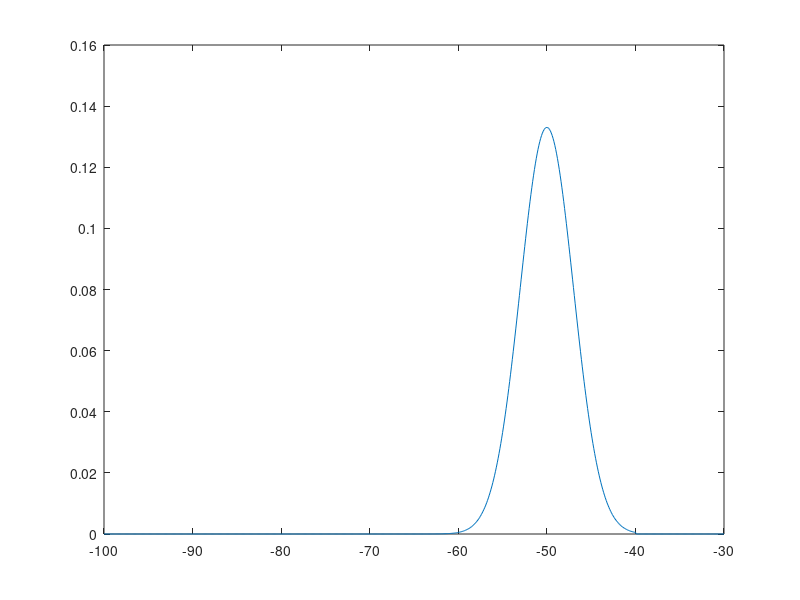

Write the MATLAB code that produced this figure. (Note: this script raises an error after producing the figure.)

cd D:\mliete\MATLAB\FokkerPlanck

P.C  = 10/1000; %42; % mF

P.Vl  = -70; % mV
P.gl  = 1; % mS
P.Vr  = -90; 
P.Rt  = 3/1000; %3; % s
P.d   = 2/1000;
P.Vt  = -40;

P.G   = [1, 1];
P.Vg  = [60,-90];
P.T   = [4,16]/1000;
P.D   = 3000; % = 1/2 * sigma^2 ~ (mV/ms)^2
P.DL  = 2*[1, 1];
P.DGL = 1*[1, 3];


P.Vmin = -100;
P.Vres = .1;
P.Vmax = P.Vt+10;

VV = P.Vmin:P.Vres:P.Vmax;
LVV= length(VV);

Fsteady = zeros(LVV,1);
FvarV   = zeros(LVV,length(P.G));
[C T]   = min(abs(VV-P.Vt)); 
[C R]   = min(abs(VV-P.Vr));

for k = 1:T
    Fsteady(k) = 1/P.C*(-P.gl*(VV(k)-P.Vl)) ;
    for m = 1:length(P.G)
        FvarV(k,m) = 1/P.C*(VV(k)-P.Vg(m));
    end
end

Fsteady(T+1:end) = (P.Vmax-P.Vt)/P.Rt;

P.VV    = VV;
P.LVV   = LVV;
P.Tr    = T;
P.delay = T + floor((LVV-T)/P.Rt*P.d);
P.R     = R;
P.FvarV   = FvarV;
P.Fsteady = Fsteady;
clear VV LVV T R FvarV Fsteady k m C

% Initialization for Integration
StateSpace = pdf('norm',P.VV,-50,3);%pdf('norm',P.VV,-54,8.3)
%  StateSpace = ones(P.LVV,1);
StateSpace(P.Tr+1:end) = 0;
StateSpace = (StateSpace/sum(StateSpace(:))/P.Vres); % probability density per milivolt
plot(P.VV,StateSpace)

G = zeros(size(P.G));

N=150;
SSoverT = zeros(P.LVV,N);
SSoverT(:,1) = StateSpace;
GV = 0*ones(length(P.G),N);%0*P.p/(1+P.p)*ones(length(P.G),N);
U  = randn(N,1); 

P.D   = 3000;
P.DL  = 10*[1, 1]; %P.DL  = .5*[1 , 1];
P.DGL = .01*[1/2, 1/2]; %P.DGL = .5*[1, 1];

dt = .001;

k=2;
StateSpace = [squeeze(SSoverT(:,k-1)); squeeze(GV(:,k-1))];
Go = [.4+.0*U(k) 0*GV(2,k-1)];

[Qdpdt] = fx_LIFpopME(Go,P);
%%


for k = 2:N
    
    StateSpace = [squeeze(SSoverT(:,k-1)); squeeze(GV(:,k-1))];
    Go = [.4+.0*U(k) 0*GV(2,k-1)];
    
    [Qdpdt] = fx_LIFpopME(Go,P);
    
    SSS          = spm_expm(dt*Qdpdt,StateSpace);
    SSoverT(:,k) = SSS(1:P.LVV);
    GV(:,k)      = SSS(P.LVV+1:end);
%     
    subplot(2,1,1)
    plot(P.VV,(SSoverT(:,k)),'k'); %alpha(.4);
    axis([P.Vmin P.Vmax -.0001 .2])
    xlabel('Voltage (mV)')
    ylabel('Probability Density (Neurons)')
    drawnow
    subplot(2,1,2)
    plot(GV')
    xlabel('Time (ms)')
    ylabel('Population Output (Spikes/Neuron/s)')
%     plot(P.VV,log(SSoverT(:,k)+exp(-16))); drawnow;
    disp([k sum(SSoverT(:,k))])
    
%     input('')
end

subplot(2,1,1)
plot(P.VV,(SSoverT(:,k))); %alpha(.4);
axis([P.Vmin P.Vmax -.0001 .2])
xlabel('Voltage (mV)')
ylabel('Probability Density (Neurons)')
drawnow
subplot(2,1,2)
plot(GV')
xlabel('Time (ms)')
ylabel('Population Output (Spikes/Neuron/s)')

%% Continue integration

SSoverT(:,1)=SSoverT(:,end);
SSoverT(:,2:end)=0;
GV(:,1) = GV(:,end);

%% Eigen values
% 
% P.D   = 1000;
% P.DL  = 0*[1, 2]; %P.DL  = .5*[1 , 1];
% P.DGL = 0*[1/2, 1/2]; %P.DGL = .5*[1, 1];
% Go = [.3 0];

[Qdpdt] = fx_LIFpopME(Go,P);

Qdpdt2 = Qdpdt(1:P.LVV,1:P.LVV);

[V S] = eig(full(Qdpdt2));
dS = diag(S);
[B,IX] = sort(real(diag(S)));
subplot(3,1,1)
plot(B)
subplot(3,1,2)
plot(real(dS),imag(dS),'.')
subplot(3,1,3)
plot(real([V(:,IX(end))]))
subplot(1,1,1)
plot([LIF_StSol(Go,P,0)' V(:,IX(end))/sum( V(:,IX(end)))*P.Vres])
%%
k=0
subplot(1,1,1)
plot(([real(V(:,IX(end:-1:end - k))) imag(V(:,IX(end:-1:end - k)))]))
% subplot(2,1,1)
% plot(([real(V(P.R:P.Tr,IX(end - k))) imag(V(P.R:P.Tr,IX(end - k)))]))
% subplot(2,1,2)
% A = fft(imag(V(P.R:P.Tr,IX(end - k))));
% plot(([abs(A(1:40)) real(A(1:40)) imag(A(1:40))]))
%%
StateSpace = pdf('norm',P.VV,-50,2);
StateSpace(P.Tr+1:end) = 0;
SS2 = StateSpace'/sum(StateSpace);
% %% 
% Saprox    = zeros(P.LVV,P.LVV);
% SaproxPhi = zeros(P.LVV,P.LVV);
% PhiMatrix = zeros(P.LVV,P.LVV);
% for k = 1:P.LVV/4
%    Saprox(:,k)    = V(:,IX(end:-1:end+1-k))*(V(:,IX(end:-1:end+1-k))\SS2);
%    aux            = cos(k*pi*(-P.LVV/2:P.LVV/2-1)/P.LVV)'+1i*sin(k*pi*(-P.LVV/2:P.LVV/2-1)/P.LVV)';
%    PhiMatrix(:,k) = V(:,IX(end)).*aux/norm(aux);
%    SaproxPhi(:,k) = PhiMatrix(:,end:-1:end+1-k)*(PhiMatrix(:,end:-1:end+1-k)\SS2);
%    disp([k P.LVV])
% end
% %%
% figure
% subplot(2,1,1)
% plot(real(Saprox(:,1:end)))
% subplot(2,1,2)
% plot(real(SaproxPhi(:,1:end)))



%%
Nb = 20;

Nb = 10;
x = pi*((1:P.LVV)'-P.R)/(P.LVV-P.R);
Bsin = zeros(P.LVV,Nb);
Bsin2 = zeros(P.LVV,Nb);
for k = 1:Nb
    Bsin(:,k) = (cos(k*x) + 1i*sin(k*x));
    Bsin(:,k)  = Bsin(:,k)/norm(Bsin(:,k));
    Bsin2(:,k) = (x.^(k));
    Bsin2(:,k) = Bsin2(:,k)/norm(Bsin2(:,k)); 
end
Bsin = [ones(P.LVV,1) Bsin];
Bsin2 = [ones(P.LVV,1) Bsin2];
Nb = Nb+1;

% plot(real(Bsin))
%%

QB = Bsin\Qdpdt2*Bsin;
[Vb Sb] = eig(full(QB));
dSb = diag(Sb);
[Bb,IXb] = sort(real(diag(Sb)));
subplot(3,1,1)
plot(Bb)
subplot(3,1,2)
plot(real(dSb),imag(dSb),'.')
subplot(3,1,3)
plot(real([Vb(:,IXb(end))]))

%%
N = 1000;
RandBF = zeros(P.LVV,N);
flag = .73 ;

for k = 1:N
    Go = [2*rand; 2*rand];
    RandBF(:,k) = LIF_StSol(Go,P,flag);
    disp(k)
end

plot(RandBF)
RandBF(isnan(RandBF)) = 0;
RandBF(isinf(RandBF)) = 0;
[U,S,~] = svd(RandBF,0);
plot(U(:,1:Nb)*(U(:,1:Nb)\RandBF))
BFU = U(:,1:Nb);
plot(BFU)
%% Integration using the different basis functions

Bsin2 = BFU;

N = 500;
QB = Bsin\(Qdpdt2*Bsin);
[Vb Sb] = eig(full(QB));

QB2 = Bsin2\(Qdpdt2*Bsin2);
[Vb2 Sb2] = eig(full(QB2));

SSoverT  =zeros(701,N);
SSoverT(:,1) = StateSpace;

piB  = zeros(Nb,N);
piB2 = zeros(Nb,N);
piE  = zeros(701,N);

piB(:,1)  = Vb\(Bsin\SSoverT(:,1));
piB2(:,1) = Vb2\(Bsin2\SSoverT(:,1));
piE(:,1)  = V\SSoverT(:,1);

dt = .001;

for k = 2:N;
    piB(:,k)  = exp(k*dt*diag(Sb)).*piB(:,1);
    piB2(:,k) = exp(k*dt*diag(Sb2)).*piB2(:,1);
    piE(:,k)  = exp(k*dt*diag(S)).*piE(:,1);
end


SSoverTB  = Bsin*Vb*piB;
SSoverTB2 = Bsin2*Vb2*piB2;
SSoverT   = V*piE;

%%
subplot(1,1,1)
k = 1
plot([real(SSoverT(:,k)) real(SSoverTB(:,k)) real(SSoverTB2(:,k)) ])
%  ylim([-0.05 .25])

%%
 plot([real(SSoverT(end,:)') real(SSoverTB(end,:))' real(SSoverTB2(end,:))' ])
%%
subplot(1,1,1)
k = 73
fSS=real(fft(real(SSoverT(:,k))));
plot(fSS(1:50))
 ylim([-4 10])

%%
k = -8;
TestA=.001*(Qdpdt2*Bsin2);
plot([abs(TestA(:,k)) abs(Bsin(:,k))])




